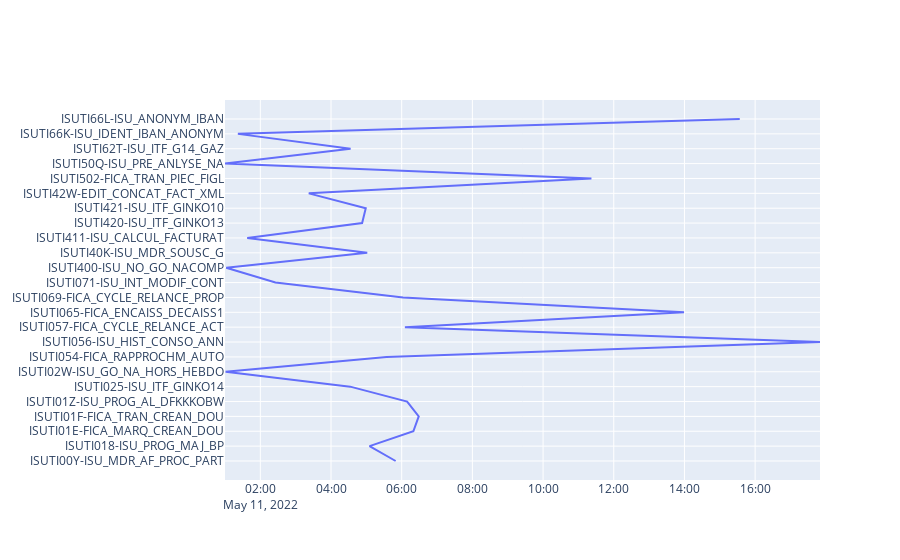
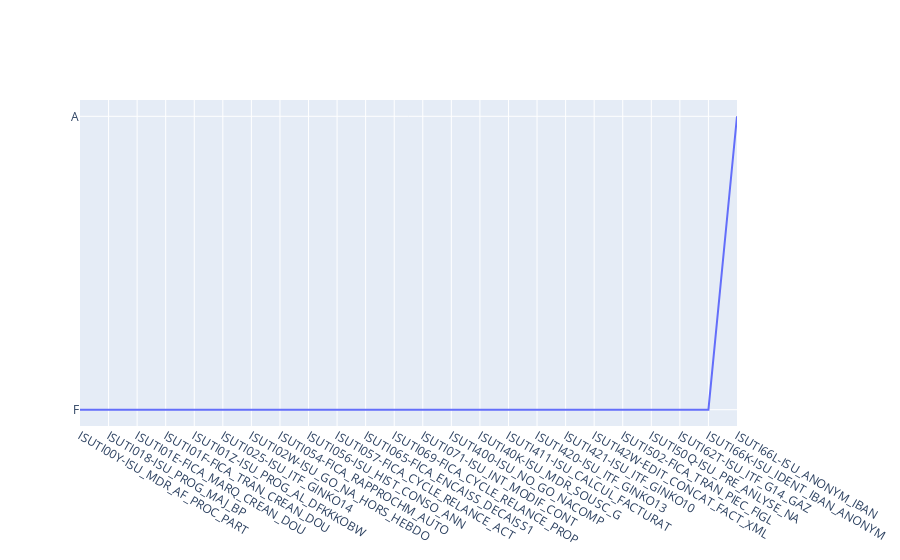
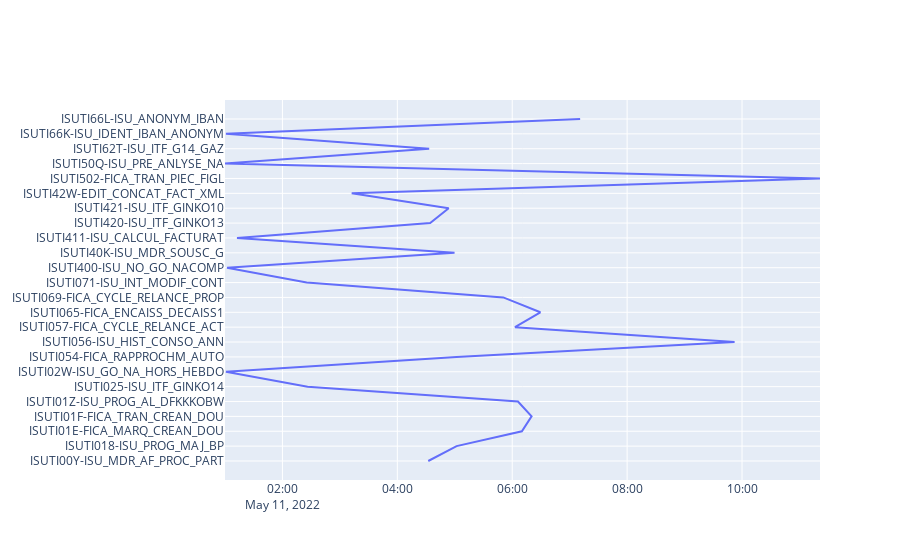
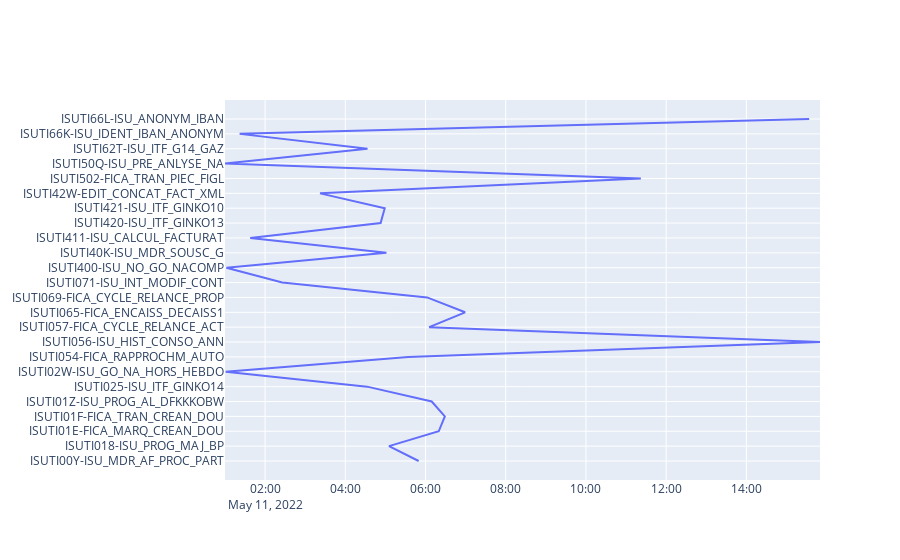

Notebook code cell kept with these figures, in order:
### Code cell
# etude sur une na
import pandas as pd
import os
import glob
import seaborn as sns
import numpy as np

options = ['ISUTI056-ISU_HIST_CONSO_ANN', 'ISUTI086-ISU_MDR_ECHE1_DETEC','ISUTI66K-ISU_IDENT_IBAN_ANONYM','ISUTI502-FICA_TRAN_PIEC_FIGL',
           'ISUTI042B-ISU_OPTI_TURPE','ISUTI086-ISU_MDR_ECHE1_DETEC','ISUTI495-ISU_CALCUL_FACTURAT_ES','ISUTI66L-ISU_ANONYM_IBAN',
          'NDEBJCHG','NDATE001-ISU_MAJ_ZDATE_NA','ISUTI50Q-ISU_PRE_ANLYSE_NA','ISUTI02W-ISU_GO_NA_HORS_HEBDO','ISUTI400-ISU_NO_GO_NACOMP',
          'ISUTI440-ISU_SPLIT4_D21','ISUTI4A9-ISU_INT_IND_G','ISUTI411-ISU_CALCUL_FACTURAT','ISUTI412-ISU_FACTURATION_ISU','ISUTI071-ISU_INT_MODIF_CONT',
          'ISUTI025-ISU_ITF_GINKO14','ISUTI62T-ISU_ITF_G14_GAZ','ISUTI420-ISU_ITF_GINKO13','ISUTI421-ISU_ITF_GINKO10','ISUTI40K-ISU_MDR_SOUSC_G',
          'ISUTI054-FICA_RAPPROCHM_AUTO','ISUTI00Y-ISU_MDR_AF_PROC_PART','ISUTI069-FICA_CYCLE_RELANCE_PROP','ISUTI057-FICA_CYCLE_RELANCE_ACT',
          'ISUTI01Z-ISU_PROG_AL_DFKKKOBW','ISUTI01E-FICA_MARQ_CREAN_DOU','ISUTI01F-FICA_TRAN_CREAN_DOU','ISUTI065-FICA_ENCAISS_DECAISS1',
          'ISUTI42V-EDIT_ISU_SP_B_NRJ_XML','ISUTI42W-EDIT_CONCAT_FACT_XML','EDITE673','EDITESGL','ISUTI018-ISU_PROG_MAJ_BP']
  
# use glob to get all the csv files
# in the folder
path = os.getcwd()
csv_files = glob.glob(os.path.join(path, "*.xlsx"))
myHouse = np.array([])  
tiime_array = []  
c = len(csv_files)
print(c)
# loop over the list of csv files

for f in csv_files:
    print(f)
    
    # read the csv file
    df = pd.read_excel(f)
      
    # print the location and filename
    print('Location:', f)
    print('File Name:', f.split("\\")[-1])
      
    
    df['Run Time'] = df['End time'].sub(df['Start time'], axis=0)
    #print('Content:')
    #display(df)
    #print()

    # selecting rows based on condition
    df_final = df[df['Name'].isin(options)]

    #print('\nResult dataframe :\n',df_final)
    #df_final.head()
    
    data = [go.Scatter(x=df_final['Name'],y=df_final['Run Time'])]
    x = df_final['Name']
    y = df_final['Run Time']
    y2 = moyenne_start_time
    plt.plot(x, y) # plot first line
    plt.plot(y2)
    #plt.axhline(y=moyenne_run_time_final,color='r')
    #fig, ax = plt.subplots()
    #ax.plot(df_final['Run Time'], df_final['Name'])
    #ax.hlines(y=moyenne_run_time_final, xmin=4, xmax=20, linewidth=2, color='r')
    fig.show()
    
    data2 = [go.Scatter(x=df_final['Name'],y=df_final['Status'])]
    fig = go.Figure(data2)
    fig.show()
    
    data3 = [go.Scatter(x=df_final['Start time'],y=df_final['Name'])]
    fig = go.Figure(data3)
    fig.show()
    
    data4 = [go.Scatter(x=df_final['End time'],y=df_final['Name'])]
    fig = go.Figure(data4)
    fig.show()
    
    for i in range (1):
        firstly = [df_final.iloc[:1 , 1:2]]
        lastt = df_final.iloc[-1: , 2:3]
        tiime = lastt - firstly
        my_array_dur = np.array(tiime)
        str1 = ''.join(str(e) for e in my_array_dur[0])
        date = str1.split()[5]
        tiime_array.append(date)
        i+1

print(tiime_array)
json_str = json.dumps(tiime_array)
print(json_str)
with open('durée_na.json', 'w') as json_file:
    json.dump(json_str, json_file)

### Figure 1 — Plotly figure (JSON) as saved in the notebook; plotly's stock layout.template omitted (floating-point values rounded to 4 significant figures)
{"data": [{"type": "scatter", "x": ["2022-05-11T05:49:44", "2022-05-11T05:05:24", "2022-05-11T06:19:48", "2022-05-11T06:28:55", "2022-05-11T06:09:15", "2022-05-11T04:32:36", "2022-05-11T01:00:59", "2022-05-11T05:34:14", "2022-05-11T17:50:06", "2022-05-11T06:05:27", "2022-05-11T13:59:14", "2022-05-11T06:02:23", "2022-05-11T02:25:41", "2022-05-11T01:02:07", "2022-05-11T05:01:29", "2022-05-11T01:37:47", "2022-05-11T04:52:50", "2022-05-11T04:58:59", "2022-05-11T03:22:14", "2022-05-11T11:22:06", "2022-05-11T01:00:03", "2022-05-11T04:33:15", "2022-05-11T01:21:57", "2022-05-11T15:33:52"], "y": ["ISUTI00Y-ISU_MDR_AF_PROC_PART", "ISUTI018-ISU_PROG_MAJ_BP", "ISUTI01E-FICA_MARQ_CREAN_DOU", "ISUTI01F-FICA_TRAN_CREAN_DOU", "ISUTI01Z-ISU_PROG_AL_DFKKKOBW", "ISUTI025-ISU_ITF_GINKO14", "ISUTI02W-ISU_GO_NA_HORS_HEBDO", "ISUTI054-FICA_RAPPROCHM_AUTO", "ISUTI056-ISU_HIST_CONSO_ANN", "ISUTI057-FICA_CYCLE_RELANCE_ACT", "ISUTI065-FICA_ENCAISS_DECAISS1", "ISUTI069-FICA_CYCLE_RELANCE_PROP", "ISUTI071-ISU_INT_MODIF_CONT", "ISUTI400-ISU_NO_GO_NACOMP", "ISUTI40K-ISU_MDR_SOUSC_G", "ISUTI411-ISU_CALCUL_FACTURAT", "ISUTI420-ISU_ITF_GINKO13", "ISUTI421-ISU_ITF_GINKO10", "ISUTI42W-EDIT_CONCAT_FACT_XML", "ISUTI502-FICA_TRAN_PIEC_FIGL", "ISUTI50Q-ISU_PRE_ANLYSE_NA", "ISUTI62T-ISU_ITF_G14_GAZ", "ISUTI66K-ISU_IDENT_IBAN_ANONYM", "ISUTI66L-ISU_ANONYM_IBAN"]}], "layout": {}}

### Figure 2 — Plotly figure (JSON) as saved in the notebook; plotly's stock layout.template omitted (floating-point values rounded to 4 significant figures)
{"data": [{"type": "scatter", "x": ["ISUTI00Y-ISU_MDR_AF_PROC_PART", "ISUTI018-ISU_PROG_MAJ_BP", "ISUTI01E-FICA_MARQ_CREAN_DOU", "ISUTI01F-FICA_TRAN_CREAN_DOU", "ISUTI01Z-ISU_PROG_AL_DFKKKOBW", "ISUTI025-ISU_ITF_GINKO14", "ISUTI02W-ISU_GO_NA_HORS_HEBDO", "ISUTI054-FICA_RAPPROCHM_AUTO", "ISUTI056-ISU_HIST_CONSO_ANN", "ISUTI057-FICA_CYCLE_RELANCE_ACT", "ISUTI065-FICA_ENCAISS_DECAISS1", "ISUTI069-FICA_CYCLE_RELANCE_PROP", "ISUTI071-ISU_INT_MODIF_CONT", "ISUTI400-ISU_NO_GO_NACOMP", "ISUTI40K-ISU_MDR_SOUSC_G", "ISUTI411-ISU_CALCUL_FACTURAT", "ISUTI420-ISU_ITF_GINKO13", "ISUTI421-ISU_ITF_GINKO10", "ISUTI42W-EDIT_CONCAT_FACT_XML", "ISUTI502-FICA_TRAN_PIEC_FIGL", "ISUTI50Q-ISU_PRE_ANLYSE_NA", "ISUTI62T-ISU_ITF_G14_GAZ", "ISUTI66K-ISU_IDENT_IBAN_ANONYM", "ISUTI66L-ISU_ANONYM_IBAN"], "y": ["F", "F", "F", "F", "F", "F", "F", "F", "F", "F", "F", "F", "F", "F", "F", "F", "F", "F", "F", "F", "F", "F", "F", "A"]}], "layout": {}}

### Figure 3 — Plotly figure (JSON) as saved in the notebook; plotly's stock layout.template omitted (floating-point values rounded to 4 significant figures)
{"data": [{"type": "scatter", "x": ["2022-05-11T04:32:18", "2022-05-11T05:01:53", "2022-05-11T06:10:05", "2022-05-11T06:20:13", "2022-05-11T06:06:00", "2022-05-11T02:26:20", "2022-05-11T01:00:58", "2022-05-11T05:01:52", "2022-05-11T09:52:13", "2022-05-11T06:02:53", "2022-05-11T06:29:22", "2022-05-11T05:50:39", "2022-05-11T02:25:20", "2022-05-11T01:02:07", "2022-05-11T04:59:45", "2022-05-11T01:12:34", "2022-05-11T04:34:19", "2022-05-11T04:53:38", "2022-05-11T03:12:21", "2022-05-11T11:21:26", "2022-05-11T01:00:02", "2022-05-11T04:33:15", "2022-05-11T01:00:57", "2022-05-11T07:10:56"], "y": ["ISUTI00Y-ISU_MDR_AF_PROC_PART", "ISUTI018-ISU_PROG_MAJ_BP", "ISUTI01E-FICA_MARQ_CREAN_DOU", "ISUTI01F-FICA_TRAN_CREAN_DOU", "ISUTI01Z-ISU_PROG_AL_DFKKKOBW", "ISUTI025-ISU_ITF_GINKO14", "ISUTI02W-ISU_GO_NA_HORS_HEBDO", "ISUTI054-FICA_RAPPROCHM_AUTO", "ISUTI056-ISU_HIST_CONSO_ANN", "ISUTI057-FICA_CYCLE_RELANCE_ACT", "ISUTI065-FICA_ENCAISS_DECAISS1", "ISUTI069-FICA_CYCLE_RELANCE_PROP", "ISUTI071-ISU_INT_MODIF_CONT", "ISUTI400-ISU_NO_GO_NACOMP", "ISUTI40K-ISU_MDR_SOUSC_G", "ISUTI411-ISU_CALCUL_FACTURAT", "ISUTI420-ISU_ITF_GINKO13", "ISUTI421-ISU_ITF_GINKO10", "ISUTI42W-EDIT_CONCAT_FACT_XML", "ISUTI502-FICA_TRAN_PIEC_FIGL", "ISUTI50Q-ISU_PRE_ANLYSE_NA", "ISUTI62T-ISU_ITF_G14_GAZ", "ISUTI66K-ISU_IDENT_IBAN_ANONYM", "ISUTI66L-ISU_ANONYM_IBAN"]}], "layout": {}}

### Figure 4 — Plotly figure (JSON) as saved in the notebook; plotly's stock layout.template omitted (floating-point values rounded to 4 significant figures)
{"data": [{"type": "scatter", "x": ["2022-05-11T05:49:44", "2022-05-11T05:05:24", "2022-05-11T06:19:48", "2022-05-11T06:28:55", "2022-05-11T06:09:15", "2022-05-11T04:32:36", "2022-05-11T01:00:59", "2022-05-11T05:34:14", "2022-05-11T15:50:06", "2022-05-11T06:05:27", "2022-05-11T06:59:14", "2022-05-11T06:02:23", "2022-05-11T02:25:41", "2022-05-11T01:02:07", "2022-05-11T05:01:29", "2022-05-11T01:37:47", "2022-05-11T04:52:50", "2022-05-11T04:58:59", "2022-05-11T03:22:14", "2022-05-11T11:22:06", "2022-05-11T01:00:03", "2022-05-11T04:33:15", "2022-05-11T01:21:57", "2022-05-11T15:33:52"], "y": ["ISUTI00Y-ISU_MDR_AF_PROC_PART", "ISUTI018-ISU_PROG_MAJ_BP", "ISUTI01E-FICA_MARQ_CREAN_DOU", "ISUTI01F-FICA_TRAN_CREAN_DOU", "ISUTI01Z-ISU_PROG_AL_DFKKKOBW", "ISUTI025-ISU_ITF_GINKO14", "ISUTI02W-ISU_GO_NA_HORS_HEBDO", "ISUTI054-FICA_RAPPROCHM_AUTO", "ISUTI056-ISU_HIST_CONSO_ANN", "ISUTI057-FICA_CYCLE_RELANCE_ACT", "ISUTI065-FICA_ENCAISS_DECAISS1", "ISUTI069-FICA_CYCLE_RELANCE_PROP", "ISUTI071-ISU_INT_MODIF_CONT", "ISUTI400-ISU_NO_GO_NACOMP", "ISUTI40K-ISU_MDR_SOUSC_G", "ISUTI411-ISU_CALCUL_FACTURAT", "ISUTI420-ISU_ITF_GINKO13", "ISUTI421-ISU_ITF_GINKO10", "ISUTI42W-EDIT_CONCAT_FACT_XML", "ISUTI502-FICA_TRAN_PIEC_FIGL", "ISUTI50Q-ISU_PRE_ANLYSE_NA", "ISUTI62T-ISU_ITF_G14_GAZ", "ISUTI66K-ISU_IDENT_IBAN_ANONYM", "ISUTI66L-ISU_ANONYM_IBAN"]}], "layout": {}}
